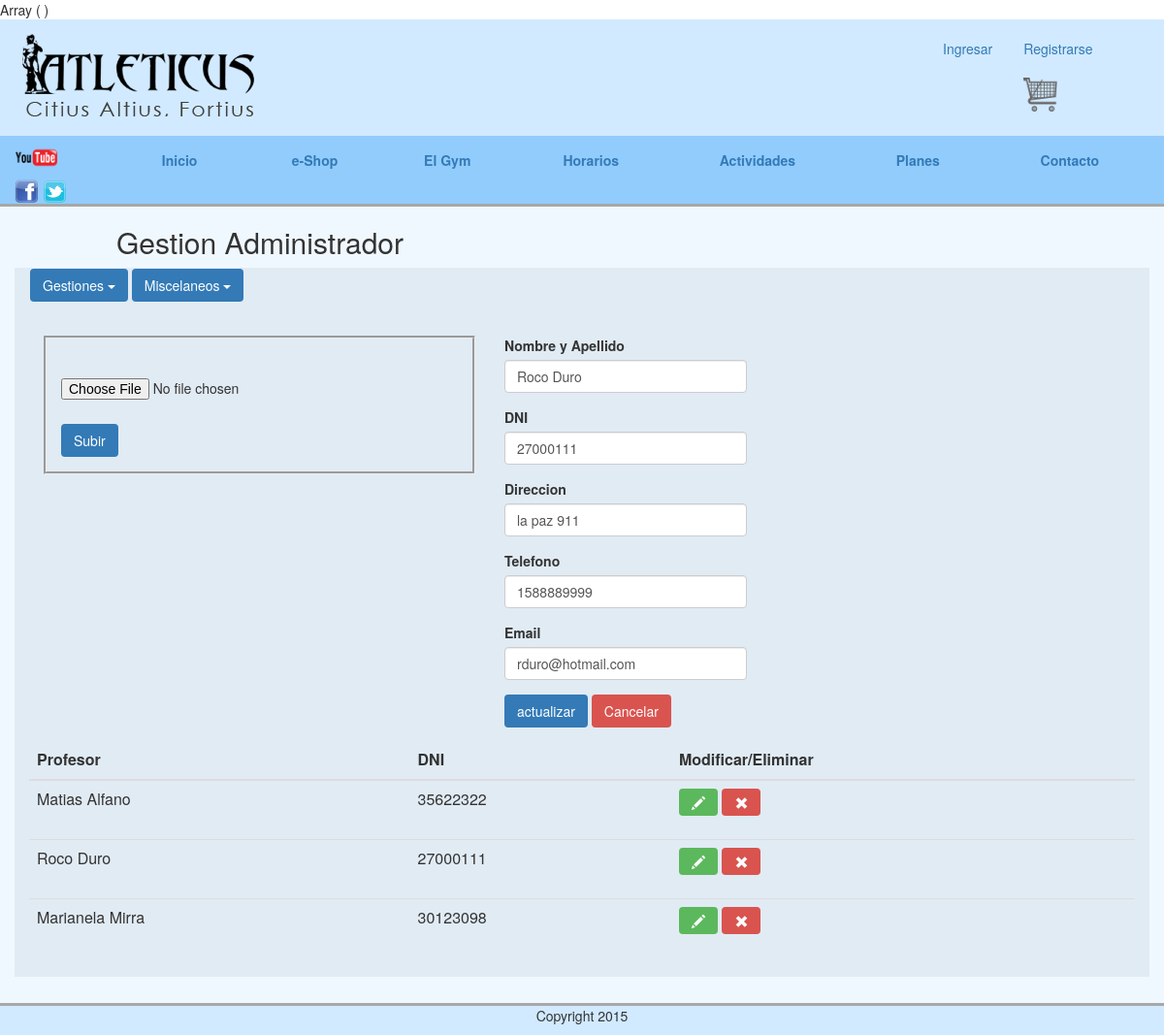
Screenshot of /abmProfesores.php?id=2 with the database file from the repository.
### tables this page shows
CREATE TABLE IF NOT EXISTS `profesores` (
  `id_profesor` int(4) NOT NULL,
  `profesor_dni` int(15) NOT NULL,
  `profesor_nombre_apellido` varchar(30) NOT NULL,
  `profesor_direccion` varchar(30) NOT NULL,
  `profesor_telefono` varchar(20) NOT NULL,
  `profesor_mail` varchar(30) NOT NULL
);

### models/connection.php (called while the page is built, shortened)
<?php
class Connection extends MySQLi {
     private static $instance = null ;
     public static function getInstance(){
         if (self::$instance == null){
             self::$instance = new self(self::HOST, self::USER, self::PASSWORD, self::DATABASE);
             self::$instance->query("SET NAMES 'utf8'");
         }
         return self::$instance ;
     }
}

### models/profesores.php (called while the page is built, shortened)
<?php
require("connection.php");
class Profesor
{
    private $connection;
    public function __construct(){
        $this->connection = Connection::getInstance();
    }
    public function getAll(){
        $query = "SELECT id_profesor, profesor_dni, profesor_nombre_apellido FROM profesores";
        $profesores = array();
        if( $result = $this->connection->query($query) ){
            while($fila = $result->fetch_assoc()){
                $profesores[] = $fila;
            }
        }
        return $profesores;
    }
    public function get($profesorId){
        $query = "SELECT id_profesor, profesor_dni, profesor_nombre_apellido, profesor_direccion, profesor_telefono, profesor_mail FROM profesores WHERE id_profesor = $profesorId";
        $r = $this->connection->query($query);
        return $r->fetch_assoc();
    }
}

### abmProfesores.php (the view, shortened to what this page needs)
   <?php
    require("models/profesores.php");
    $id = isset($_GET["id"]) ? $_GET["id"] : null;
    $action = empty($id) ? "guardar" : "actualizar";
    $p = new Profesor();
    $profesores = $p->getAll();
    if($action == "actualizar"){
        $profesor = $p->get($id);
    }
?>
    <?php require("partials/gestionHeader.php"); ?>
                <div class="col-md-5">
        <form method="post" action="actions/imagenes.php?action=subir" id="uploadForm" enctype="multipart/form-data">
            <div class="agrupador_fotos_productos">
                <div class="row upload-imagen">
                    <input id="seleccionarImagen" name="imagen" type="file" value="Seleccionar imagen" />
                    <br/>
                    <input class="btn btn-primary" type="submit" value="Subir" />
                </div>
            </div>
        </form>
    </div>
                <div class="col-md-7 col-formulario">
                    <form id ="form_profesores" action="actions/api-profesor.php">
                        <div class="form-group">
                            <label>Nombre y Apellido</label>
                            <input id="nombre" type="text" value="<?= !empty($profesor) ? $profesor["profesor_nombre_apellido"] : ""?>" name="profesor_nombre_apellido" class="form-control abm-inputs" placeholder="Nombre y Aprellido">
                        </div>
                        <div class="form-group">
                            <label>DNI</label>
                            <input id="dni" type="text" value="<?= !empty($profesor) ? $profesor["profesor_dni"] : ""?>" name="profesor_dni" class="form-control abm-inputs" placeholder="Numero">
                        </div>
                        <div class="form-group">
                            <label>Direccion</label>
                            <input id="direccion" type="text" value="<?= !empty($profesor) ? $profesor["profesor_direccion"] : ""?>" name="profesor_direccion" class="form-control abm-inputs" placeholder="Calle, Numero, Dto., Piso.">
                        </div>
                        <div class="form-group">
                            <label>Telefono </label>
                            <input id="telefono" type="text" value="<?= !empty($profesor) ? $profesor["profesor_telefono"] : ""?>" name="profesor_telefono" class="form-control abm-inputs" placeholder="Tel.">
                        </div>
                        <div class="form-group">
                            <label>Email</label>
                            <input id="mail" type="text" value="<?= !empty($profesor) ? $profesor["profesor_mail"] : ""?>" name ="profesor_mail" class="form-control abm-inputs" placeholder="Email">
                        </div>
                        <input type="submit" class="btn btn-primary" name="action" value="<?= $action; ?>"/>
                        <input type="button" class="btn btn-danger" onclick="limpiar()" name="action" value="Cancelar"/>
                    </form>
                </div>
                <table class="table table-hover abm-tablas">
                    <thead>
                        <tr>
                            <th>Profesor</th>
                            <th>DNI</th>
                            <th>Modificar/Eliminar</th>
                        </tr>
                    </thead>
                    <tbody>
                    <?php foreach($profesores as $profesor) {?>
                    <tr>
                        <td class="acti-tipoDescripcion"><?= $profesor["profesor_nombre_apellido"];?></td>
                        <td class="acti-tipoDescripcion"><?= $profesor["profesor_dni"];?></td>
                        <td>
                            <form class="form-inline" action="actions/api-profesor.php" method="post">
                                <button type="submit" name="action" value="editar" class="btn btn-success editar"><sapan class="glyphicon glyphicon-pencil" aria-hidden="true"></sapan></button>
                                <button type="submit" name="action" value="eliminar" class="btn btn-danger eliminar"><sapan class="glyphicon glyphicon-remove" aria-hidden="true"></sapan></button>
                            </form>
                        </td>
                    </tr>
                    <?php } ?>
                    </tbody>
                </table>
        <?php require("partials/gestionFooter.php"); ?>

### css/mainMatias.css (style rules this page uses)
.agrupador_fotos_productos { border-style: groove; }
.upload-imagen { padding-left: 30px; padding-bottom: 15px; padding-top: 15px; }

### css/mainMauro.css (style rules this page uses)
.cuerpo-comprar .facturacion button, input, select { margin-bottom: 1% }
.abm-inputs { width: 250px; }
.abm-tablas { margin-top: 3%; }

### css/standalone.css (style rules this page uses)
.btn { cursor: pointer; -webkit-user-select: none; -moz-user-select: none; -ms-user-select: none; user-select: none; background-image: none; border: 1px solid transparent; }

### rows the page displays
profesores: profesor_nombre_apellido "Roco Duro", profesor_dni "27000111", profesor_direccion "la paz 911", profesor_telefono "1588889999", profesor_mail "rduro@hotmail.com"
profesores: profesor_nombre_apellido "Matias Alfano", profesor_dni "35622322"
profesores: profesor_nombre_apellido "Marianela Mirra", profesor_dni "30123098"
